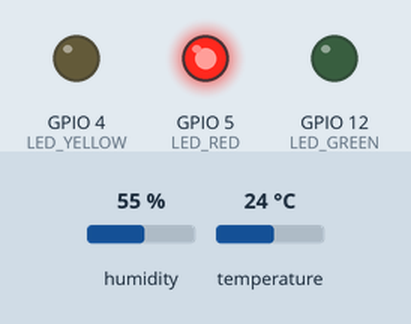
Bench run of a sketch on a simulated ESP8266 (NodeMCU). Shown: output pins drawn as LEDs (lit = HIGH). Inputs (shaded band) come from the test bench; at power-on: humidity 55 %, temperature 24 °C. WiFi joins after 1.5 s; servers stay silent unless stated; no MQTT or app messages arrive unless stated; what the sketch prints to the serial monitor is not drawn. At 4.7 s the program puts the board to deep sleep or switches it off; the recording ends there.

Above: at 0.1 s.
At 2.2 s:
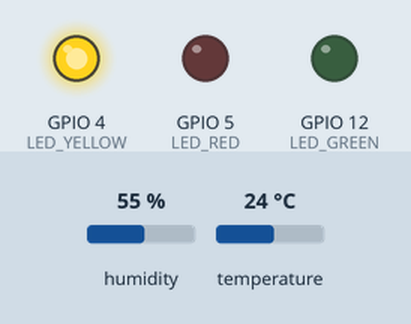
At 2.7 s:
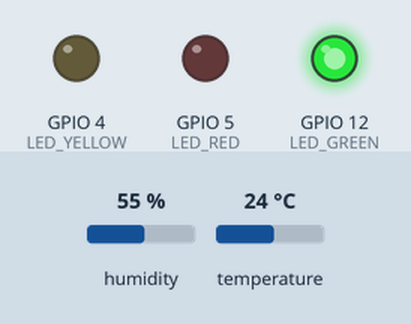
Timing chart, 0 to 4.7 s (numbered marks = the images above):
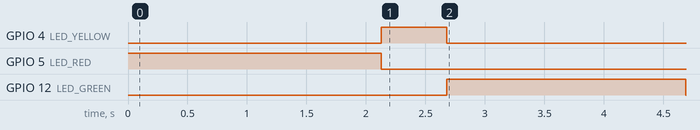

Measured:
- by itself, GPIO 4 (LED_YELLOW): LOW → HIGH at 2.1 s, → LOW 0.55 s later
- by itself, GPIO 5 (LED_RED): LOW → HIGH at 0.00 s, → LOW 2.1 s later
- by itself, GPIO 12 (LED_GREEN): LOW → HIGH at 2.7 s, → LOW 2.0 s later

The sketch:

ESP-12E_MQTT_Client.ino
```cpp
// **********************************************************************
// This is the sketch for the first ESP-12E board.
// Supported sensors:
// - DHT11 as temperature and humidity sensor
// - Photoresistor as light sensor
// **********************************************************************

// ***** IMPORT LIBRARIES *****
#include <ESP8266WiFi.h>
#include "DHT.h"
#include "Adafruit_MQTT.h"
#include "Adafruit_MQTT_Client.h"

// ***** Enable debug over serial communication
// Decomment to enable serial debug
#define DEBUG

// Access point settings
#define WLAN_SSID   ""
#define WLAN_PASS   ""

// MQTT broker settings
#define HOST        "192.168.43.100"
#define PORT        1883
#define USERNAME    "admin"
#define PASSWORD    "hamrpi"

// Seconds to sleep
#define SLEEP_TIME  10

// Number of attempts to get connection before entering sleep mode
#define CONN_ATTEMPTS 200
#define MQTT_ATTEMPTS 10

// Type of humidity/temperature sensor
#define DHT_TYPE    DHT11   // DHT 11
#define DHT_PIN     13      // DHT sensor attached to GPIO 13

// LED ports definitions
#define LED_RED     5
#define LED_GREEN   12
#define LED_YELLOW  4

WiFiClient client;
Adafruit_MQTT_Client mqtt(&client, HOST, PORT, USERNAME, PASSWORD);
Adafruit_MQTT_Publish temperature = Adafruit_MQTT_Publish(&mqtt, "espnode1/temperature");
Adafruit_MQTT_Publish humidity = Adafruit_MQTT_Publish(&mqtt, "espnode1/humidity");
Adafruit_MQTT_Publish light = Adafruit_MQTT_Publish(&mqtt, "espnode1/light");

// Instantiate DHT sensor
DHT dht(DHT_PIN, DHT_TYPE);


// ************************************************
// ***              SETUP FUNCTION              ***
// ************************************************

void setup() {

  pinMode(LED_RED, OUTPUT);     // Red LED - GPIO 5
  pinMode(LED_YELLOW, OUTPUT);  // Blue LED - GPIO 4
  pinMode(LED_GREEN, OUTPUT);   // Green LED - GPIO 12

  ledRed();

  WiFi.forceSleepWake();
  delay(1);
  // Enable on-board ESP8266 wifi module to connect
  // to the Access Point specified by WLAN settings
  WiFi.mode(WIFI_STA);
  delay(500);                                   // Small delay to let the wifi module set up

  #ifdef DEBUG
    Serial.begin(9600);
    delay(100);                                 // Small delay to set up serial connection
    Serial.println("");
    Serial.print("Connecting to ");
    Serial.println(WLAN_SSID);
  #endif

  // Read from DHT sensor
  dht.begin();
  float t = dht.readTemperature();  // As celsius
  float h = dht.readHumidity();
  float l = (analogRead(A0) / 1023.0f) * 100.0f;

  if(isnan(t)) {
    #ifdef DEBUG
      Serial.println("Failed to read temperature from DHT sensor!");
    #endif
    t = NAN;
  }

  if(isnan(h)) {
    #ifdef DEBUG
      Serial.println("Failed to read humidity from DHT sensor!");
    #endif
    h = NAN;
  }

  WiFi.begin(WLAN_SSID, WLAN_PASS);

  int i;
  for(i = 0; i < CONN_ATTEMPTS; i++) {
    if(WiFi.status() == WL_CONNECTED) break;
    delay(100);

    #ifdef DEBUG
      Serial.print(".");
    #endif
  }

  if(i == CONN_ATTEMPTS) {
    #ifdef DEBUG
      Serial.println("Time is out. Entering deep sleep state...");
    #endif

    enterDeepSleep();
  }

  #ifdef DEBUG
    Serial.print("IP address: ");
    Serial.println(WiFi.localIP());
  #endif

  // Wifi connection established, MQTT disconnected
  ledYellow();

  MQTT_connect();
  delay(500);

  // Wifi connection established, MQTT connected
  ledGreen();

  #ifdef DEBUG
    Serial.println("Publishing data...");
  #endif

  // Publish temperature value
  temperature.publish(t);
  humidity.publish(h);
  light.publish(l);

  #ifdef DEBUG
    Serial.print("Temperature: ");
    Serial.println(t);
    Serial.print("Humidity: ");
    Serial.print(h);
    Serial.println("%");
    Serial.print("Light: ");
    Serial.print(l);
    Serial.println("%");
  #endif

  delay(2000);

  #ifdef DEBUG
    Serial.println("Publish operation completed.");
    Serial.println("Entering deep sleep state...");
  #endif

  enterDeepSleep();
}

void enterDeepSleep()
{
  ledOff();                 // Turn leds off

  WiFi.mode(WIFI_OFF);      // Turn wifi off
  WiFi.forceSleepBegin();
  delay(1);
  ESP.deepSleep(SLEEP_TIME * 1000000/*, WAKE_RF_DISABLED*/);
}

void loop() {
  // loop function is not required since deep sleep is enabled.
  // Every time the ESP-12E board restarts, the setup function is executed
  // and deep sleep state is entered.
}

// ***** Connect to MQTT service provided by the MQTT broker *****
void MQTT_connect() {
  int8_t err_code;

  if(mqtt.connected()) {
    return;
  }

  #ifdef DEBUG
    Serial.print("Connecting to MQTT... ");
  #endif

  uint8_t retries = MQTT_ATTEMPTS;
  while((err_code = mqtt.connect()) != 0) { // Connect returns 0 on success
    #ifdef DEBUG
      Serial.println(mqtt.connectErrorString(err_code));
      Serial.println("Retrying MQTT connection in 1 second...");
    #endif

    mqtt.disconnect();
    delay(1000);
    retries--;
    if(retries == 0)
      enterDeepSleep();
  }

  #ifdef DEBUG
    Serial.println("MQTT connected!");
  #endif
}

// ***** LED CONTROL FUNCTIONS *****

void ledOff() {
  digitalWrite(LED_RED, LOW);
  digitalWrite(LED_YELLOW, LOW);
  digitalWrite(LED_GREEN, LOW);
}

void ledRed() {
  digitalWrite(LED_RED, HIGH);
  digitalWrite(LED_YELLOW, LOW);
  digitalWrite(LED_GREEN, LOW);
}

void ledYellow() {
  digitalWrite(LED_RED, LOW);
  digitalWrite(LED_YELLOW, HIGH);
  digitalWrite(LED_GREEN, LOW);
}

void ledGreen() {
  digitalWrite(LED_RED, LOW);
  digitalWrite(LED_YELLOW, LOW);
  digitalWrite(LED_GREEN, HIGH);
}
```
